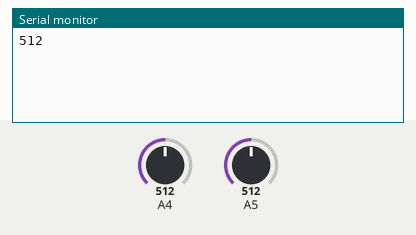
Recording of a sketch running on a simulated Arduino Uno, built with avr-gcc and run on an emulated ATmega328P. Parts: the last lines printed to the serial monitor. The test bench sets the inputs (shaded band); at power-on: A4 = 512, A5 = 512. No radio packets arrive unless stated.

Above: at 1.8 s.
1.9 s: A4 set to 716
At 2.8 s:
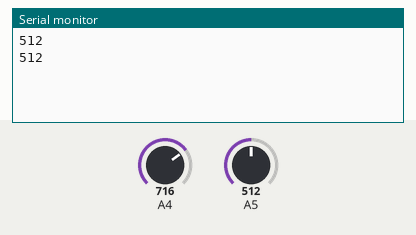
3.4 s: A4 set to 900
At 4.5 s:
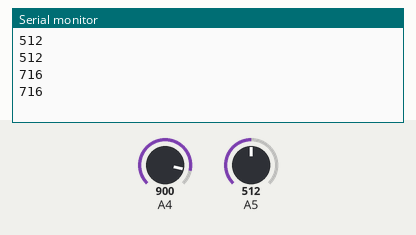
Timing chart, 0 to 6.4 s (numbered marks = the images above; inputs shaded):
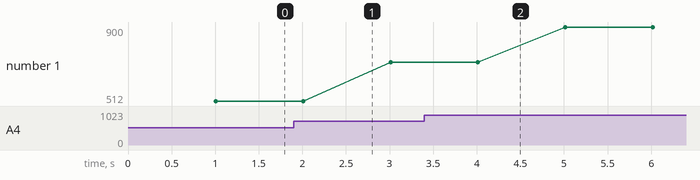

The sketch:

vysilac02.ino
```cpp
/*
* Arduino Wireless Communication Tutorial
*     Example 1 - Transmitter Code
*
* by Dejan Nedelkovski, www.HowToMechatronics.com
*
* Library: TMRh20/RF24, https://github.com/tmrh20/RF24/
*/

#include <SPI.h>
#include <nRF24L01.h>
#include <RF24.h>

int joystick1;
int joystick2;
int array[2];

RF24 radio(6, 10); // CE, CSN

const byte address[6] = "00001";

void setup() {
  Serial.begin(9600);

  radio.begin();
  radio.openWritingPipe(address);
  radio.setPALevel(RF24_PA_MIN);
  radio.stopListening();

  pinMode(A4,INPUT);
  pinMode(A5,INPUT);
}

void loop() {

 joystick1 = analogRead(A4);
 joystick2 = analogRead(A5);

 array[0] = joystick1;
 array[1] = joystick2;

  radio.write(&array, sizeof(array));
  delay(1000);
  Serial.println(array[0]);
}
```

Measured:
- plotted number 1: 512 → 716 after the input at 1.9 s, 716 → 900 after the input at 3.4 s
